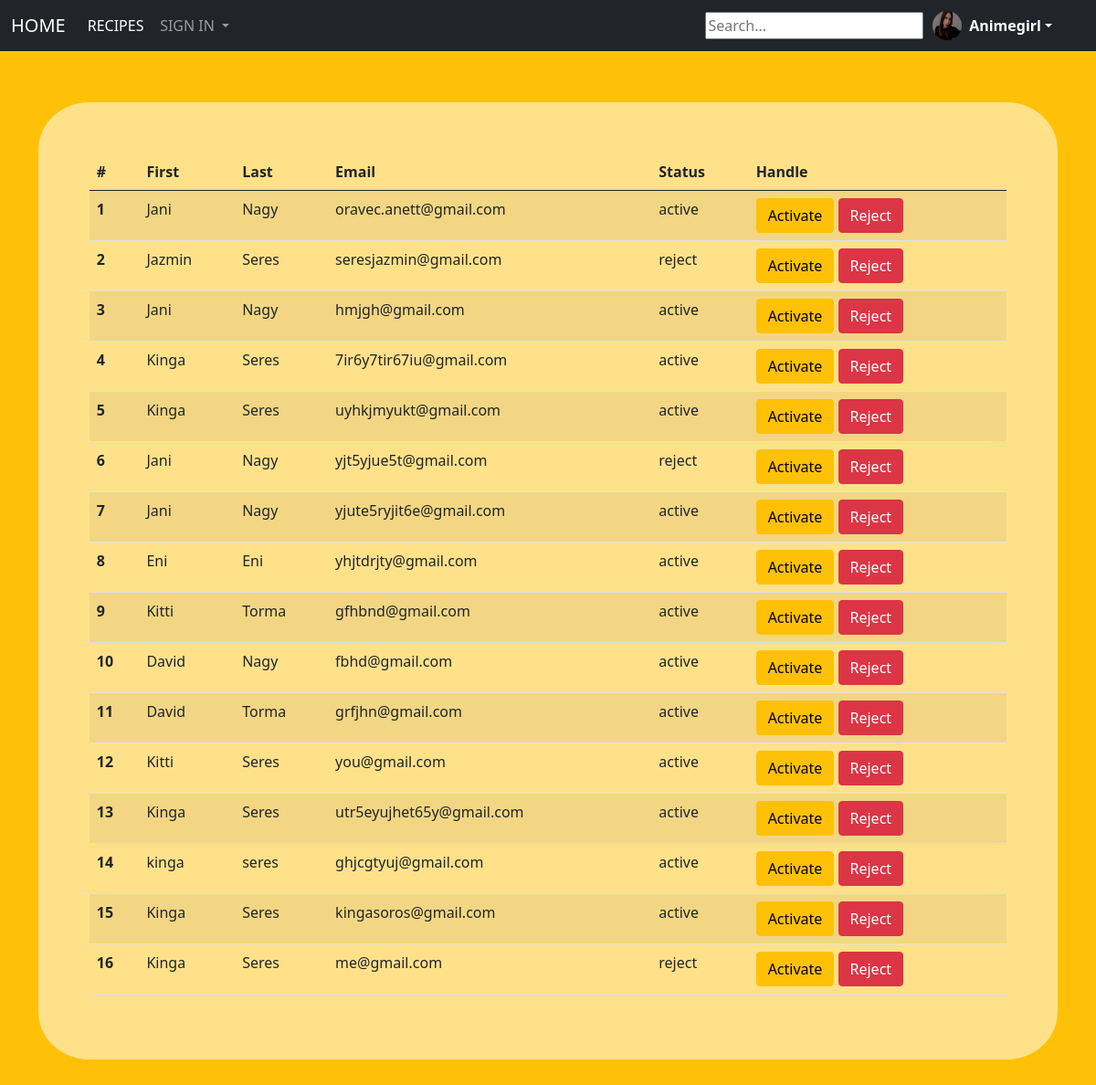
/html/adm.php (signed in), run on the app's committed database.
### tables this page shows
CREATE TABLE `profil` (
  `profil_id` int(11) NOT NULL,
  `password` varchar(255) NOT NULL,
  `last_name` varchar(140) NOT NULL,
  `phone_numb` int(11) NOT NULL,
  `user_name` varchar(140) NOT NULL,
  `first_name` varchar(140) NOT NULL,
  `email` varchar(255) NOT NULL,
  `activated` tinyint(1) DEFAULT 0,
  `activation_token` varchar(64) NOT NULL,
  `activation_expire` datetime DEFAULT current_timestamp(),
  `forgotten_password_token` varchar(255) NOT NULL,
  `forgotten_password_expires` datetime NOT NULL DEFAULT current_timestamp(),
  `img` varchar(255) NOT NULL,
  `admin` tinyint(1) NOT NULL
);

### html/adm.php (the view, shortened to what this page needs)
<?php
require "db_conn.php";
$query="SELECT `profil_id`, `last_name`, `first_name`, `email`, `activated` FROM `profil`";
$result = $conn->query($query);
?>
<!DOCTYPE html>
<html>
    <head>
        <link href="https://cdn.jsdelivr.net/npm/bootstrap@5.0.2/dist/css/bootstrap.min.css" rel="stylesheet"
>
        <link rel="stylesheet" href="../style.css">
    </head>
    <body>
      <nav class="navbar navbar-expand-lg navbar-dark bg-dark">
        <div class="container-fluid">
          <a class="navbar-brand" href="../index.php">HOME</a>
          <div class="collapse navbar-collapse" id="navbarSupportedContent">
            <ul class="navbar-nav me-auto mb-2 mb-lg-0">
              <li class="nav-item">
                <a class="nav-link active" aria-current="page" href="rec.php">RECIPES</a>
              </li>
              <li class="nav-item dropdown">
                <a class="nav-link dropdown-toggle" href="sign_in.php" id="navbarDropdown" role="button" data-bs-toggle="dropdown" aria-expanded="false">
                  SIGN IN
                </a>
              </li>
            </ul>
            <form class="d-flex" action="search_ing.php" method="get">
                <input type="text" id="searchInput" onkeyup="showResult(this.value)" placeholder="Search...">
            </form>
          <div class="dropdown">
          <a href="#" class="d-flex align-items-center text-white text-decoration-none dropdown-toggle" id="dropdownUser1"
          data-bs-toggle="dropdown" aria-expanded="false">
          <img src="images/<?php if (isset($_SESSION['img'])) { echo htmlspecialchars($_SESSION['img']); } ?>" alt="" width="32" height="32" class="rounded-circle me-2">
            <strong><?php if(isset($_SESSION['user_name'])) { echo $_SESSION['user_name']; }?></strong>
          </a>
        </div>
      </div>
      </div>
    </nav>
      <div class="container">
        <main class="cont_2">
        <table class="table table-striped">
        <thead>
        <tr>
          <th scope="col">#</th>
          <th scope="col">First</th>
          <th scope="col">Last</th>
          <th scope="col">Email</th>
          <th scope="col">Status</th>
          <th scope="col">Handle</th>
        </tr>
      </thead>
      <tbody>
      <?php if ($result->num_rows > 0) {
    $rowNumber = 1;
    while ($row = $result->fetch_assoc()) {
        $id = $row['profil_id'];
        $last_name = $row['last_name'];
        $first_name = $row['first_name'];
        $email = $row['email'];
        $activated = $row['activated'] == 1 ? "active" : "reject";
        echo '<tr>';
        echo '<th scope="row">' . $rowNumber . '</th>';
        echo '<td>' . htmlspecialchars($first_name) . '</td>';
        echo '<td>' . htmlspecialchars($last_name) . '</td>';
        echo '<td>' . htmlspecialchars($email) . '</td>';
        echo '<td>' . htmlspecialchars($activated) . '</td>';
        echo '<td>
                <form action="adm_check.php" method="post" style="display:inline;">
                    <input type="hidden" name="id" value="' . htmlspecialchars($id) . '">
                    <button type="submit" name="action" value="activate" class="btn btn-warning">Activate</button>
                    <button type="submit" name="action" value="reject" class="btn btn-danger">Reject</button>
                </form>
              </td>';
        echo '</tr>';
        $rowNumber++;
    }} ?>
      </tbody>
        </table>
        </main>
    </body>
</html>

### style.css (style rules this page uses)
body { background-color: #ffc107; }
.cont_2 { margin:5% auto; background-color: rgba(255, 255, 255, 0.528); padding: 5%; border-radius: 5%; }
nav { padding-right:3%; }
.dropdown { margin-left: 1%; }
a { color: #000; text-decoration: none; }

### data on the page
profil: first_name "Jani", last_name "Nagy", email "oravec.anett@gmail.com", activated "active"
profil: first_name "Jazmin", last_name "Seres", email "seresjazmin@gmail.com", activated "reject"
profil: first_name "Jani", last_name "Nagy", email "hmjgh@gmail.com", activated "active"
profil: first_name "Kinga", last_name "Seres", email "7ir6y7tir67iu@gmail.com", activated "active"
profil: first_name "Kinga", last_name "Seres", email "uyhkjmyukt@gmail.com", activated "active"
profil: first_name "Jani", last_name "Nagy", email "yjt5yjue5t@gmail.com", activated "reject"
profil: first_name "Jani", last_name "Nagy", email "yjute5ryjit6e@gmail.com", activated "active"
profil: first_name "Eni", last_name "Eni", email "yhjtdrjty@gmail.com", activated "active"
profil: first_name "Kitti", last_name "Torma", email "gfhbnd@gmail.com", activated "active"
profil: first_name "David", last_name "Nagy", email "fbhd@gmail.com", activated "active"
profil: first_name "David", last_name "Torma", email "grfjhn@gmail.com", activated "active"
profil: first_name "Kitti", last_name "Seres", email "you@gmail.com", activated "active"
profil: first_name "Kinga", last_name "Seres", email "utr5eyujhet65y@gmail.com", activated "active"
profil: first_name "kinga", last_name "seres", email "ghjcgtyuj@gmail.com", activated "active"
profil: first_name "Kinga", last_name "Seres", email "kingasoros@gmail.com", activated "active"
profil: first_name "Kinga", last_name "Seres", email "me@gmail.com", activated "reject"

### other printed values
$_SESSION['user_name'] "Animegirl"
